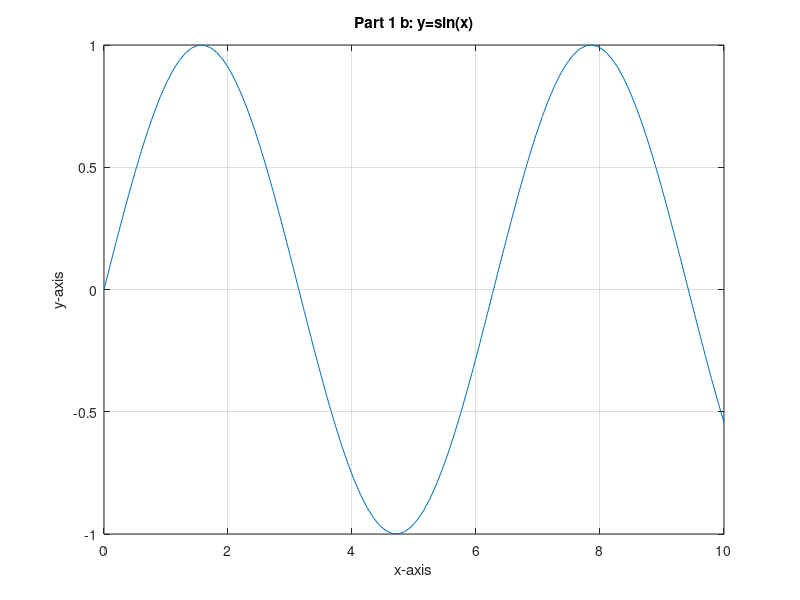

Recreate this plot in MATLAB.
x = linspace(0,10,100);
y = sin(x);
plot(x,y)
title("Part 1 b: y=sin(x)")
xlabel("x-axis")
ylabel("y-axis")
grid on